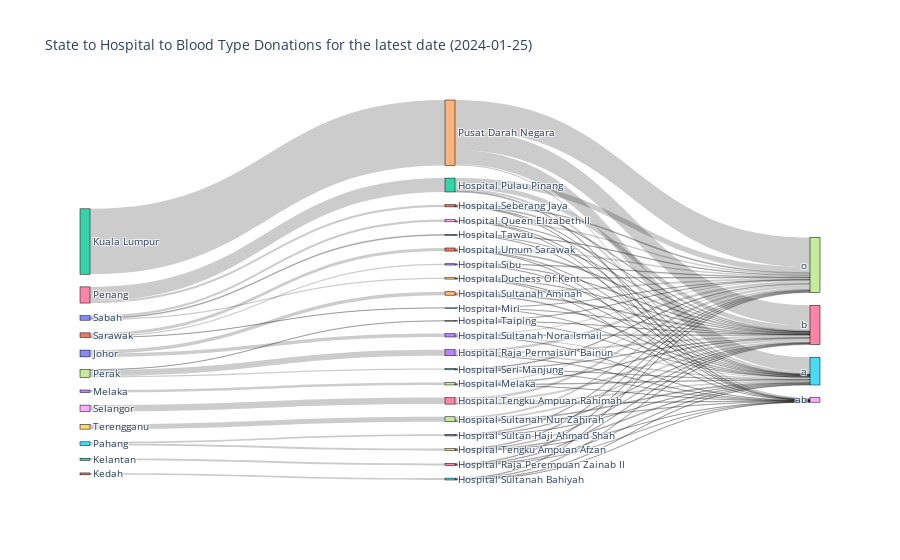

This figure's notebook cell:
### Markdown cell above
The data only shows blood donations but does not present the stocks of the blood itself

### Code cell
#now prepare data for Sankey
today_df = facility_df[facility_df['date']==latest_date][['hospital','state','blood_a','blood_b','blood_o','blood_ab']]
# Melt the data to transform blood type columns into rows
melted_data = today_df.melt(id_vars=['state', 'hospital'], value_vars=['blood_a', 'blood_b', 'blood_o', 'blood_ab'], 
                        var_name='blood_type', value_name='donations')

# Replace blood type column names with just the blood type
melted_data['blood_type'] = melted_data['blood_type'].str.replace('blood_', '')

# Creating a list of unique states, hospitals, and blood types to define nodes
states = list(melted_data['state'].unique())
hospitals = list(melted_data['hospital'].unique())
blood_types = list(melted_data['blood_type'].unique())
all_nodes = states + hospitals + blood_types

# # Create a mapping from node names to indices
node_indices = {node: idx for idx, node in enumerate(all_nodes)}
# Map the states, hospitals, and blood types to their respective indices
melted_data['source_state_to_hospital'] = melted_data['state'].map(node_indices)
melted_data['target_hospital_to_blood'] = melted_data['hospital'].map(node_indices)
melted_data['target_blood'] = melted_data['blood_type'].map(node_indices)

# Create two sets of links: one from state to hospital and another from hospital to blood type
links_state_to_hospital = melted_data[['source_state_to_hospital', 'target_hospital_to_blood', 'donations']]
links_hospital_to_blood = melted_data[['target_hospital_to_blood', 'target_blood', 'donations']]

# Combine the links into a single dataframe
links_combined = pd.concat([
    links_state_to_hospital.rename(columns={'source_state_to_hospital': 'source', 'target_hospital_to_blood': 'target'}),
    links_hospital_to_blood.rename(columns={'target_hospital_to_blood': 'source', 'target_blood': 'target'})
])

# Sum the donation counts for each link
links_summed = links_combined.groupby(['source', 'target']).sum().reset_index()

# Create the Sankey diagram
fig = go.Figure(data=[go.Sankey(
    node = dict(
      pad = 15,
      thickness = 10,
      line = dict(color = "black", width = 0.5),
      label = all_nodes
    ),
    link = dict(
      source = links_summed['source'],
      target = links_summed['target'],
      value = links_summed['donations']
    ))])

fig.update_layout(title_text=f"State to Hospital to Blood Type Donations for the latest date ({latest_date.date()})", font_size=10)
fig.show()

### Figure 1 — Plotly figure (JSON) as saved in the notebook; plotly's stock layout.template omitted (floating-point values rounded to 4 significant figures)
{"data": [{"link": {"source": [0, 0, 1, 2, 3, 4, 5, 5, 6, 6, 7, 7, 7, 8, 9, 10, 10, 10, 11, 11, 11, 12, 13, 13, 13, 13, 14, 14, 14, 14, 15, 15, 15, 15, 16, 16, 16, 16, 17, 17, 17, 17, 18, 18, 18, 18, 19, 19, 19, 19, 20, 20, 20, 20, 21, 21, 21, 21, 22, 22, 22, 22, 23, 23, 23, 23, 24, 24, 24, 24, 25, 25, 25, 25, 26, 26, 26, 26, 27, 27, 27, 27, 28, 28, 28, 28, 29, 29, 29, 29, 30, 30, 30, 30, 31, 31, 31, 31, 32, 32, 32, 32, 33, 33, 33, 33, 34, 34, 34, 34], "target": [13, 14, 15, 16, 17, 18, 19, 20, 21, 22, 23, 24, 25, 26, 27, 28, 29, 30, 31, 32, 33, 34, 35, 36, 37, 38, 35, 36, 37, 38, 35, 36, 37, 38, 35, 36, 37, 38, 35, 36, 37, 38, 35, 36, 37, 38, 35, 36, 37, 38, 35, 36, 37, 38, 35, 36, 37, 38, 35, 36, 37, 38, 35, 36, 37, 38, 35, 36, 37, 38, 35, 36, 37, 38, 35, 36, 37, 38, 35, 36, 37, 38, 35, 36, 37, 38, 35, 36, 37, 38, 35, 36, 37, 38, 35, 36, 37, 38, 35, 36, 37, 38, 35, 36, 37, 38, 35, 36, 37, 38], "value": [78, 80, 44, 48, 57, 0, 49, 38, 52, 324, 143, 6, 32, 151, 113, 53, 32, 19, 72, 4, 30, 1521, 24, 21, 27, 6, 19, 22, 39, 0, 10, 14, 16, 4, 14, 13, 18, 3, 12, 18, 25, 2, 0, 0, 0, 0, 19, 11, 17, 2, 11, 10, 17, 0, 11, 21, 17, 3, 55, 116, 131, 22, 30, 46, 58, 9, 1, 1, 4, 0, 8, 9, 14, 1, 33, 51, 59, 8, 23, 37, 44, 9, 9, 6, 36, 2, 9, 7, 12, 4, 6, 2, 11, 0, 11, 22, 34, 5, 1, 2, 1, 0, 7, 10, 13, 0, 334, 475, 687, 25]}, "node": {"label": ["Johor", "Kedah", "Kelantan", "Melaka", "Negeri Sembilan", "Pahang", "Penang", "Perak", "Selangor", "Terengganu", "Sabah", "Sarawak", "Kuala Lumpur", "Hospital Sultanah Nora Ismail", "Hospital Sultanah Aminah", "Hospital Sultanah Bahiyah", "Hospital Raja Perempuan Zainab II", "Hospital Melaka", "Hospital Tuanku Jaafar", "Hospital Tengku Ampuan Afzan", "Hospital Sultan Haji Ahmad Shah", "Hospital Seberang Jaya", "Hospital Pulau Pinang", "Hospital Raja Permaisuri Bainun", "Hospital Taiping", "Hospital Seri Manjung", "Hospital Tengku Ampuan Rahimah", "Hospital Sultanah Nur Zahirah", "Hospital Queen Elizabeth II", "Hospital Duchess Of Kent", "Hospital Tawau", "Hospital Umum Sarawak", "Hospital Miri", "Hospital Sibu", "Pusat Darah Negara", "a", "b", "o", "ab"], "line": {"color": "black", "width": 0.5}, "pad": 15, "thickness": 10}, "type": "sankey"}], "layout": {"font": {"size": 10}, "title": {"text": "State to Hospital to Blood Type Donations for the latest date (2024-01-25)"}}}
